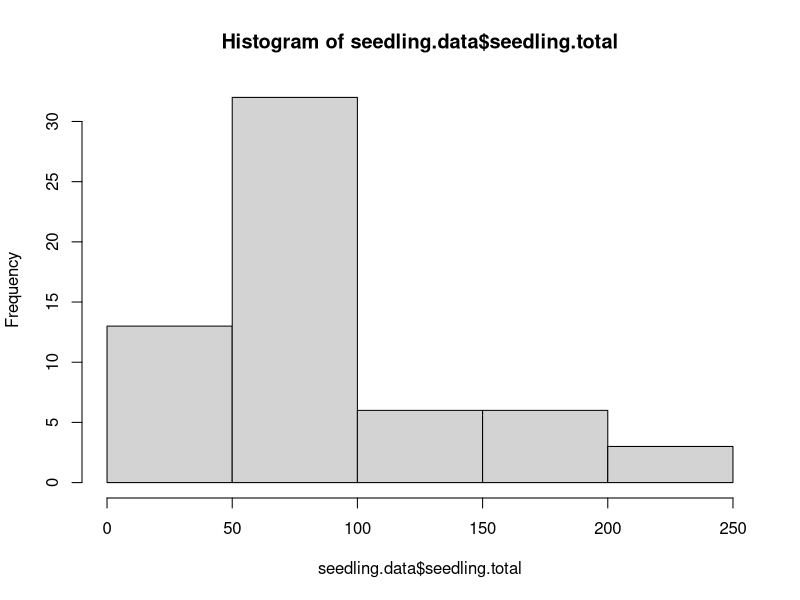
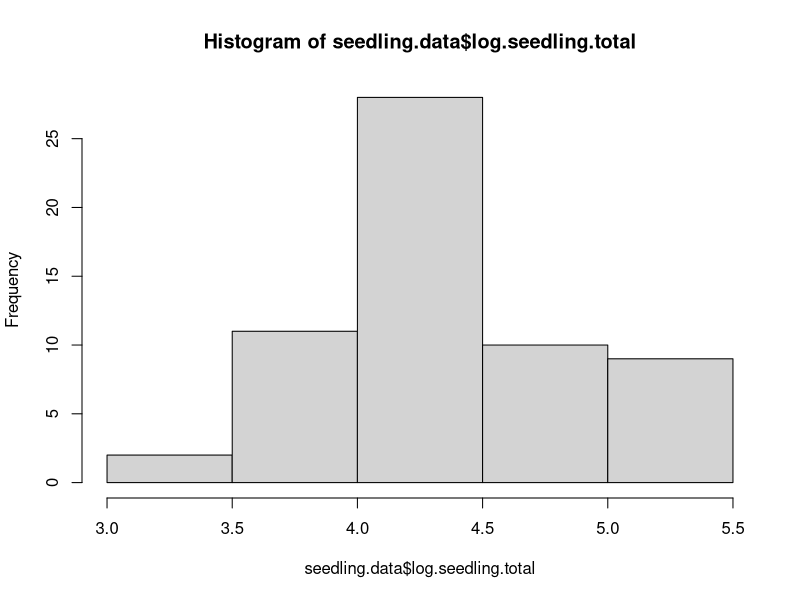
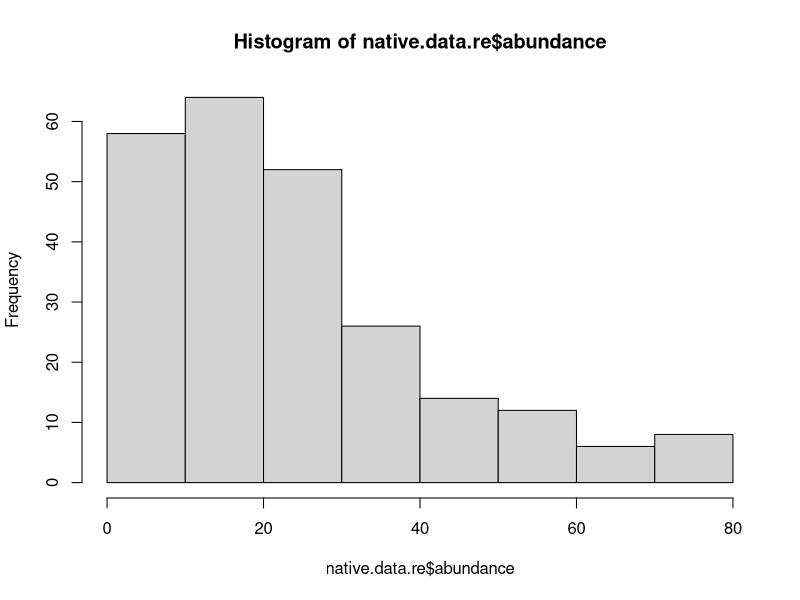
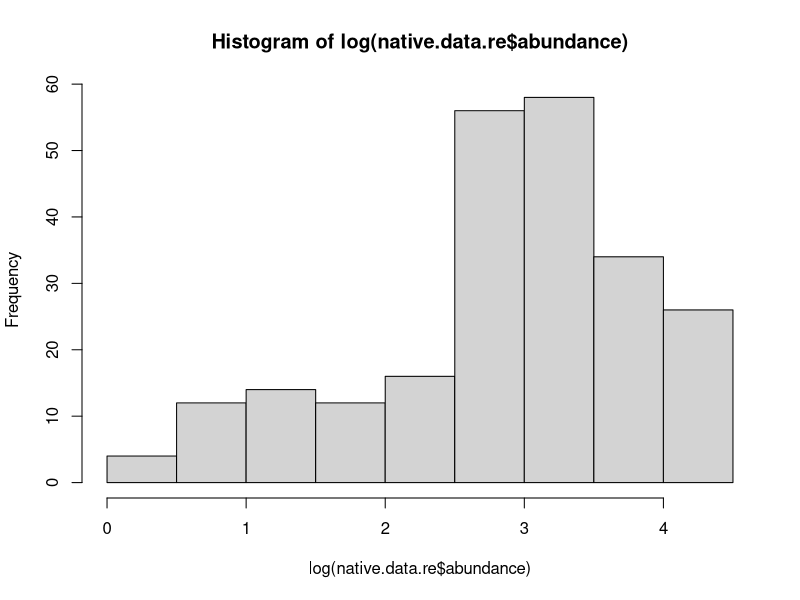
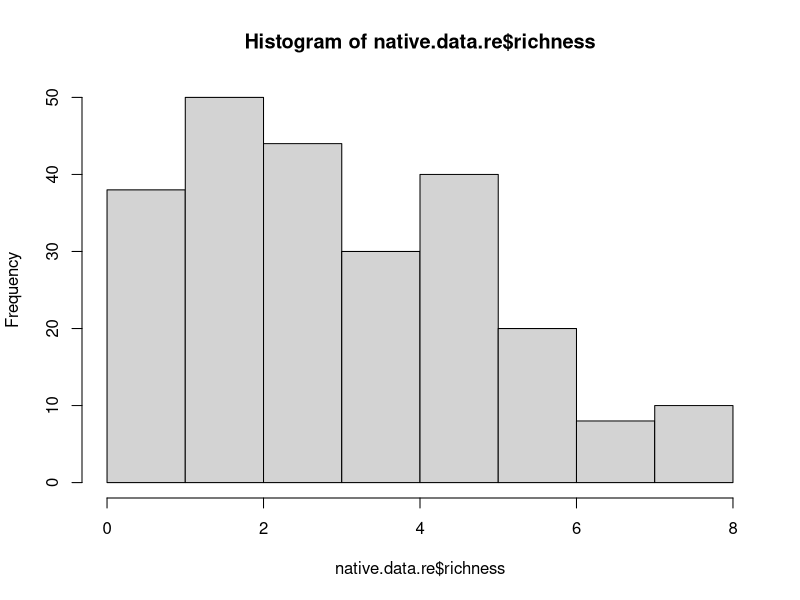
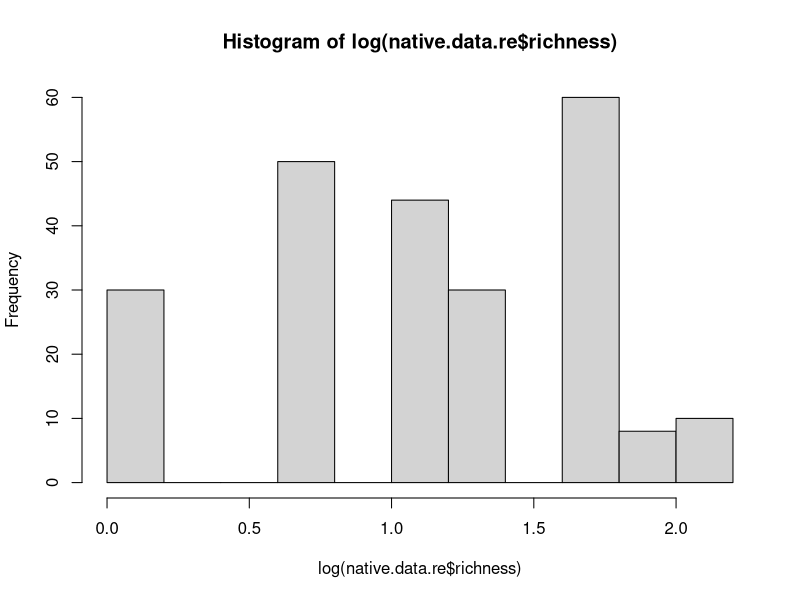
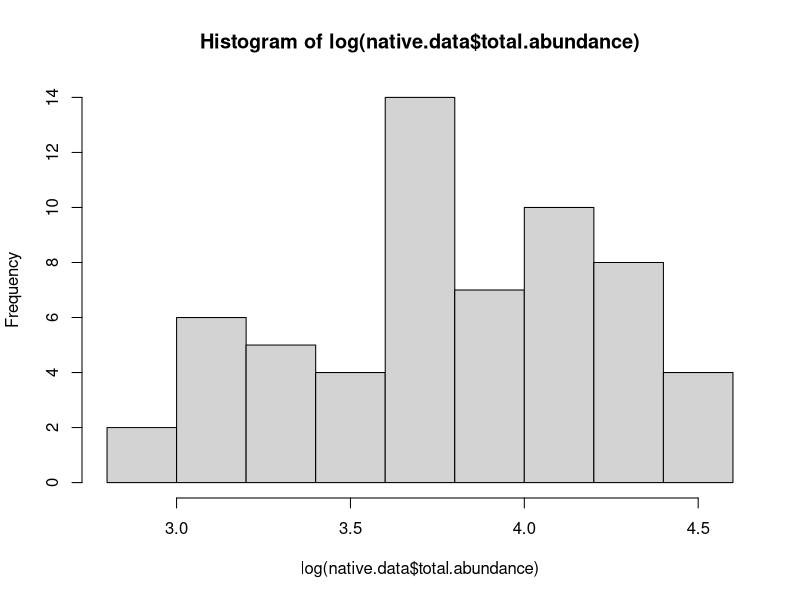
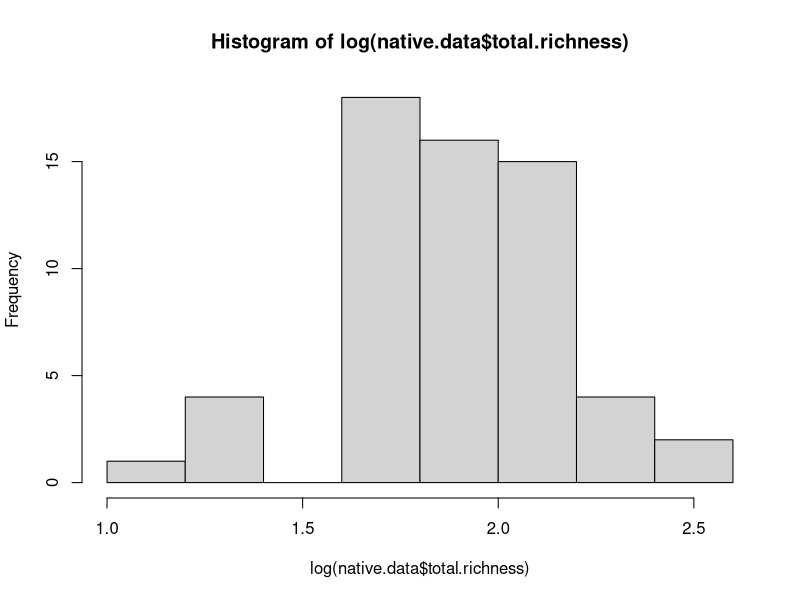

These figures' R source, in order: (Note: this script raises an error after producing the figures.)
## Script to assess differences in the seedlings emerging from the native
## seed bank bases on soil treatment (individual soil samples, ISS, and 
## multiple soil samples, MSS), invasion, and pasture (geographic location).
## Written by Dr. Elizabeth Bowman on Sept. 29, 2020

library(tidyverse)
library(nlme)

seedling.data <- read.csv('data/data.MSS.ISS.csv', as.is = T)
native.data <- read.csv('data/data.NativeCommunity.csv', as.is =T)

# --------------------------------------------------------------------------#
#--Data manipulation and evaluation of normality----
# --------------------------------------------------------------------------#

#--Native seedlings-----
# create new column merging the 9.15 and 9.14 seedling data
seedling.data$seedlings.9.14.20 <- replace_na(seedling.data$seedlings.9.14.20, 0)
seedling.data$seedlings.9.15.20 <- replace_na(seedling.data$seedlings.9.15.20, 0)

seedling.data %>%
  mutate(seedling.total = seedlings.9.14.20 + seedlings.9.15.20) -> seedling.data

# Mean and sd
seedling.data %>%
  group_by(invasion) %>%
  summarise(mean = mean(seedling.total), sd = sd(seedling.total))

# check distribution
hist(seedling.data$seedling.total)
seedling.data$log.seedling.total <- log(seedling.data$seedling.total)
hist(seedling.data$log.seedling.total)

#--Native community----
# add total abundance and richness (monocot + dicot) and reconfigure data
native.data %>%
  mutate(total.abundance = monocot.abundance + dicot.abundance,
         total.richness = monocot.richness + dicot.richness) -> native.data
native.data %>%
  gather(key = functional.group, value = abundance,
         -sample, -soil.treatment, -invasion, -dry.weight.g,
         -monocot.richness,-dicot.richness, -total.abundance, -total.richness) %>%
  gather(key = functional.group2, value = richness,
         -sample, -soil.treatment, -invasion, -dry.weight.g,
         -abundance,-functional.group, -total.abundance, -total.richness) -> native.data.re
native.data.re <- native.data.re[!names(native.data.re) == 'functional.group2']
native.data.re[native.data.re$functional.group == 'monocot.abundance',
               'functional.group'] <- 'Monocot'
native.data.re[native.data.re$functional.group == 'dicot.abundance',
               'functional.group'] <- 'Dicot'

# check distribution
hist(native.data.re$abundance)
hist(log(native.data.re$abundance))
native.data.ed <- native.data.re[!native.data.re$abundance == 0,]
shapiro.test(log(native.data.ed$abundance))
# Abundance is non-normal; use nonparametric methods

hist(native.data.re$richness)
hist(log(native.data.re$richness))
native.data.ed <- native.data.re[!native.data.re$richness == 0,]
shapiro.test(log(native.data.ed$richness))

# Abundance is non-normal; use nonparametric methods

hist(log(native.data$total.abundance))
shapiro.test(log(native.data$total.abundance)) # normal
hist(log(native.data$total.richness))
shapiro.test(log(native.data$total.richness)) # nonnormal

# --------------------------------------------------------------------------#
#--ANOVA function of soil treatment and invasion----
# --------------------------------------------------------------------------#

#--Native seed bank germination
# ANOVA
lm.seedling <- lm(log.seedling.total ~ invasion * soil.treatment,
                  data = seedling.data)
anova.seedling <- anova(lm.seedling)
anova.seedling

anova.seedling <- as.matrix(anova.seedling)

write.csv(anova.seedling, 'results/NativeSeedlingResults.csv',
          row.names = F)

#--Native community: Total
## Abundance
lm.abund <- lm(total.abundance ~ invasion * soil.treatment,
               data = native.data)
anova.abund <- anova(lm.abund)
anova.abund

## Richness
lm.richness <- lm(total.richness ~ invasion * soil.treatment,
               data = native.data)
anova.richness <- anova(lm.richness)
anova.richness

#--Native community: monocot
native.data.monocot <- native.data.re[native.data.re$functional.group == 'Monocot',]

# abundance
# Kruskal Wallis: abundance as a function of invasion
kruskal.mono.inv.ab <- kruskal.test(abundance ~ invasion,
                                 data = native.data.monocot) # Significant difference
# Kruskal Wallis: abundance as a function of soil treatment
kruskal.mono.soil.ab <- kruskal.test(abundance ~ soil.treatment,
                                      data = native.data.monocot)
# richness
# Kruskal Wallis: richness as a function of invasion
kruskal.mono.inv.ri <- kruskal.test(richness ~ invasion,
                                 data = native.data.monocot) # Significant difference
# Kruskal Wallis: richness as a function of soil treatment
kruskal.mono.soil.ri <- kruskal.test(richness ~ soil.treatment,
                                      data = native.data.monocot)

#--Native community: dicot
native.data.dicot <- native.data.re[native.data.re$functional.group == 'Dicot',]

# abundance
# Kruskal Wallis: abundance as a function of invasion
kruskal.di.inv.ab <- kruskal.test(abundance ~ invasion,
                                 data = native.data.dicot) # Significant difference
# Kruskal Wallis: abundance as a function of soil treatment
kruskal.di.soil.ab <- kruskal.test(abundance ~ soil.treatment,
                                      data = native.data.dicot)
# richness
# Kruskal Wallis: richness as a function of invasion
kruskal.di.inv.ri <- kruskal.test(richness ~ invasion,
                                 data = native.data.dicot) # Significant difference
# Kruskal Wallis: richness as a function of soil treatment
kruskal.di.soil.ri <- kruskal.test(richness ~ soil.treatment,
                                      data = native.data.dicot)

# --------------------------------------------------------------------------#
#--Plot as function of soil treatment and invasion----
# --------------------------------------------------------------------------#
#--Seedbank----
# bank.treatment <- ggplot(seedling.data, aes(x = soil.treatment,
#                           y = seedling.total)) +
#   geom_boxplot() +
#   ylab('Seedling count') +
#   xlab('') +
#   theme_bw() +
#   theme(panel.grid.major = element_blank(), panel.grid.minor = element_blank(),
#         panel.background = element_blank(),
#         axis.line = element_line(colour = "black")) +
#   theme(axis.text = element_text(color = "black"))
#   
# ggsave('figures/SeedlingGermination_SoilTreatment.pdf', device = 'tiff',
#        plot = bank.treatment, width = 6, height = 6, units = 'cm', dpi = 300)

bank.inv <- ggplot(seedling.data, aes(x = invasion,
                          y = seedling.total)) +
  geom_boxplot() +
  ylab('Seedling count') +
  xlab('') +
  theme_bw() +
  theme(panel.grid.major = element_blank(), panel.grid.minor = element_blank(),
        panel.background = element_blank(),
        axis.line = element_line(colour = "black")) +
  theme(axis.text = element_text(color = "black")) +
  scale_x_discrete(breaks=c('invaded', 'uninvaded'),
                      labels=c('Invaded','Uninvaded'))
  
ggsave('figures/SeedlingGermination_Invasion.tiff', device = 'tiff',
       plot = bank.inv, width = 10, height = 10, units = 'cm', dpi = 300)

bank.invsoil <- ggplot(seedling.data, aes(x = invasion,
                          y = seedling.total)) +
  geom_boxplot() +
  facet_grid(. ~ soil.treatment) +
  ylab('Seedling count') +
  xlab('') +
  theme_bw() +
  theme(panel.grid.major = element_blank(), panel.grid.minor = element_blank(),
        panel.background = element_blank(),
        axis.line = element_line(colour = "black")) +
  theme(axis.text = element_text(color = "black")) +
  scale_x_discrete(breaks=c('invaded', 'uninvaded'),
                      labels=c('Invaded','Uninvaded'))
  
ggsave('figures/SeedlingGermination_InvasionSoilTreatment.tiff', device = 'tiff',
       plot = bank.invsoil, width = 10, height = 10, units = 'cm', dpi = 300)
#--Native community: Invasion and Functional group----
# Abundance as function of invasion and functional group
nat.invgroup <- ggplot(native.data.re, aes(x = invasion,
                          y = abundance)) +
  geom_boxplot() +
  facet_grid(. ~ functional.group) +
  ylab('Abundance') +
  xlab('') +
  theme_bw() +
  theme(panel.grid.major = element_blank(), panel.grid.minor = element_blank(),
        panel.background = element_blank(),
        axis.line = element_line(colour = "black")) +
  theme(axis.text = element_text(color = "black")) +
  scale_x_discrete(breaks=c('invaded', 'uninvaded'),
                      labels=c('Invaded','Uninvaded'))
  
ggsave('figures/NativeComm_AbInvasionFunctGroup.tiff', device = 'tiff',
       plot = nat.invgroup, width = 10, height = 10, units = 'cm', dpi = 300)

# Richness as function of invasion and functional group
nat.invgroup <- ggplot(native.data.re, aes(x = invasion,
                          y = richness)) +
  geom_boxplot() +
  facet_grid(. ~ functional.group) +
  ylab('Species richness') +
  xlab('') +
  theme_bw() +
  theme(panel.grid.major = element_blank(), panel.grid.minor = element_blank(),
        panel.background = element_blank(),
        axis.line = element_line(colour = "black")) +
  theme(axis.text = element_text(color = "black")) +
  scale_x_discrete(breaks=c('invaded', 'uninvaded'),
                      labels=c('Invaded','Uninvaded'))
  
ggsave('figures/NativeComm_RichInvasionFunctGroup.tiff', device = 'tiff',
       plot = nat.invgroup, width = 10, height = 10, units = 'cm', dpi = 300)

# Overall as function of invasion
nat.invtotal <- ggplot(native.data, aes(x = invasion,
                          y = total.abundance)) +
  geom_boxplot() +
  ylab('Total abundance') +
  xlab('') +
  theme_bw() +
  theme(panel.grid.major = element_blank(), panel.grid.minor = element_blank(),
        panel.background = element_blank(),
        axis.line = element_line(colour = "black")) +
  theme(axis.text = element_text(color = "black")) +
  scale_x_discrete(breaks=c('invaded', 'uninvaded'),
                      labels=c('Invaded','Uninvaded'))
  
ggsave('figures/NativeComm_TotalAbInvasionFunctGroup.tiff', device = 'tiff',
       plot = nat.invtotal, width = 10, height = 10, units = 'cm', dpi = 300)

nat.invtotal <- ggplot(native.data, aes(x = invasion,
                          y = total.richness)) +
  geom_boxplot() +
  ylab('Total species richness') +
  xlab('') +
  theme_bw() +
  theme(panel.grid.major = element_blank(), panel.grid.minor = element_blank(),
        panel.background = element_blank(),
        axis.line = element_line(colour = "black")) +
  theme(axis.text = element_text(color = "black")) +
  scale_x_discrete(breaks=c('invaded', 'uninvaded'),
                      labels=c('Invaded','Uninvaded'))
  
ggsave('figures/NativeComm_TotalRichInvasionFunctGroup.tiff', device = 'tiff',
       plot = nat.invtotal, width = 10, height = 10, units = 'cm', dpi = 300)  

#--Native community: Soil Treatment and Invasion
nat.soiltotal <- ggplot(native.data, aes(x = invasion,
                          y = total.abundance)) +
  geom_boxplot() +
  facet_grid( . ~ soil.treatment) +
  ylab('Total abundance') +
  xlab('') +
  theme_bw() +
  theme(panel.grid.major = element_blank(), panel.grid.minor = element_blank(),
        panel.background = element_blank(),
        axis.line = element_line(colour = "black")) +
  theme(axis.text = element_text(color = "black")) +
  scale_x_discrete(breaks=c('invaded', 'uninvaded'),
                      labels=c('Invaded','Uninvaded'))
  
ggsave('figures/NativeComm_TotalAbInvasionSoil.tiff', device = 'tiff',
       plot = nat.soiltotal, width = 10, height = 10, units = 'cm', dpi = 300)  

nat.soiltotal <- ggplot(native.data, aes(x = invasion,
                          y = total.richness)) +
  geom_boxplot() +
  facet_grid( . ~ soil.treatment) +
  ylab('Total species richness') +
  xlab('') +
  theme_bw() +
  theme(panel.grid.major = element_blank(), panel.grid.minor = element_blank(),
        panel.background = element_blank(),
        axis.line = element_line(colour = "black")) +
  theme(axis.text = element_text(color = "black")) +
  scale_x_discrete(breaks=c('invaded', 'uninvaded'),
                      labels=c('Invaded','Uninvaded'))
  
ggsave('figures/NativeComm_TotalRichInvasionSoil.tiff', device = 'tiff',
       plot = nat.soiltotal, width = 10, height = 10, units = 'cm', dpi = 300)  
